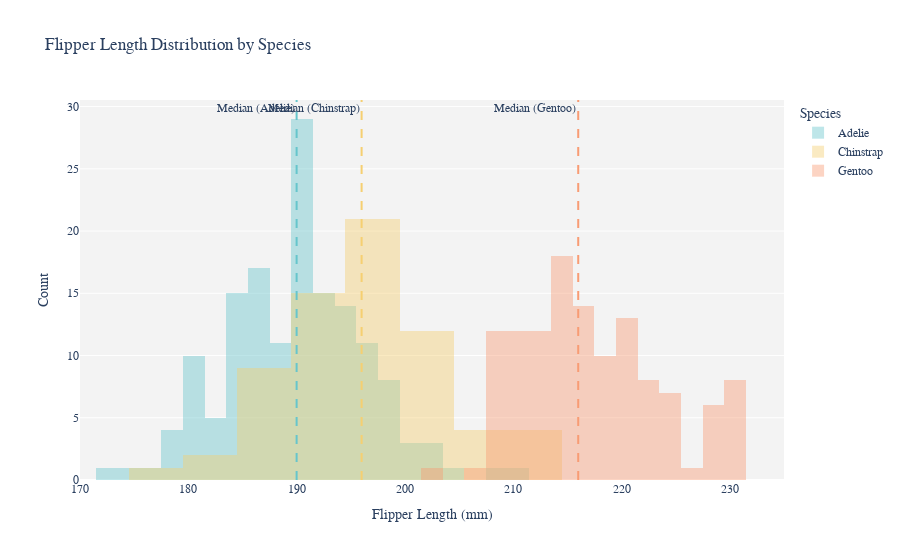

This figure's notebook cell:
### Markdown cell above
### Question 1

### Code cell
import plotly.graph_objects as go
import seaborn as sns
import pandas as pd
import numpy as np

# Load penguins dataset from seaborn
penguins = sns.load_dataset("penguins")

# Create a figure
fig = go.Figure()

# Define colors for each species
colors = {'Adelie': 'rgba(102, 197, 204, 0.6)', 
          'Chinstrap': 'rgba(246, 207, 113, 0.6)', 
          'Gentoo': 'rgba(248, 156, 116, 0.6)'}

# Loop through each species and add histograms and lines
for species in penguins['species'].unique():
    df_species = penguins[penguins['species'] == species]
    
    # Descriptive statistics
    median_val = df_species['flipper_length_mm'].median()

    # Add histogram for this species
    fig.add_trace(go.Histogram(
        x=df_species['flipper_length_mm'],
        name=species,
        marker_color=colors[species],
        opacity=0.7
    ))

    # Add median line
    fig.add_vline(x=median_val, 
                  line=dict(color=colors[species].replace('0.6', '1'), width=2, dash='dash'), 
                  annotation_text=f'Median ({species})', 
                  annotation_position="top left")

# Update layout
fig.update_layout(
    title="Flipper Length Distribution by Species",
    xaxis_title="Flipper Length (mm)",
    yaxis_title="Count",
    barmode='overlay',
    legend_title="Species",
    plot_bgcolor='rgba(240,240,240,0.8)',
    font=dict(family="Arial", size=12)
)

# Update x-axis
fig.update_xaxes(range=[170, 235])

# Show figure
fig.show()

### Figure 1 — Plotly figure (JSON) as saved in the notebook; plotly's stock layout.template omitted (floating-point values rounded to 4 significant figures; data arrays with more than 128 entries replaced by an {"elided": "..."} marker saying what was removed)
{"data": [{"marker": {"color": "rgba(102, 197, 204, 0.6)"}, "name": "Adelie", "opacity": 0.7, "type": "histogram", "x": {"elided": "152 int values"}}, {"marker": {"color": "rgba(246, 207, 113, 0.6)"}, "name": "Chinstrap", "opacity": 0.7, "type": "histogram", "x": [192, 196, 193, 188, 197, 198, 178, 197, 195, 198, 193, 194, 185, 201, 190, 201, 197, 181, 190, 195, 181, 191, 187, 193, 195, 197, 200, 200, 191, 205, 187, 201, 187, 203, 195, 199, 195, 210, 192, 205, 210, 187, 196, 196, 196, 201, 190, 212, 187, 198, 199, 201, 193, 203, 187, 197, 191, 203, 202, 194, 206, 189, 195, 207, 202, 193, 210, 198]}, {"marker": {"color": "rgba(248, 156, 116, 0.6)"}, "name": "Gentoo", "opacity": 0.7, "type": "histogram", "x": [211, 230, 210, 218, 215, 210, 211, 219, 209, 215, 214, 216, 214, 213, 210, 217, 210, 221, 209, 222, 218, 215, 213, 215, 215, 215, 216, 215, 210, 220, 222, 209, 207, 230, 220, 220, 213, 219, 208, 208, 208, 225, 210, 216, 222, 217, 210, 225, 213, 215, 210, 220, 210, 225, 217, 220, 208, 220, 208, 224, 208, 221, 214, 231, 219, 230, 214, 229, 220, 223, 216, 221, 221, 217, 216, 230, 209, 220, 215, 223, 212, 221, 212, 224, 212, 228, 218, 218, 212, 230, 218, 228, 212, 224, 214, 226, 216, 222, 203, 225, 219, 228, 215, 228, 216, 215, 210, 219, 208, 209, 216, 229, 213, 230, 217, 230, 217, 222, 214, null, 215, 222, 212, 213]}], "layout": {"annotations": [{"showarrow": false, "text": "Median (Adelie)", "x": 190, "xanchor": "right", "xref": "x", "y": 1, "yanchor": "top", "yref": "y domain"}, {"showarrow": false, "text": "Median (Chinstrap)", "x": 196, "xanchor": "right", "xref": "x", "y": 1, "yanchor": "top", "yref": "y domain"}, {"showarrow": false, "text": "Median (Gentoo)", "x": 216, "xanchor": "right", "xref": "x", "y": 1, "yanchor": "top", "yref": "y domain"}], "barmode": "overlay", "font": {"family": "Arial", "size": 12}, "legend": {"title": {"text": "Species"}}, "plot_bgcolor": "rgba(240,240,240,0.8)", "shapes": [{"line": {"color": "rgba(102, 197, 204, 1)", "dash": "dash", "width": 2}, "type": "line", "x0": 190, "x1": 190, "xref": "x", "y0": 0, "y1": 1, "yref": "y domain"}, {"line": {"color": "rgba(246, 207, 113, 1)", "dash": "dash", "width": 2}, "type": "line", "x0": 196, "x1": 196, "xref": "x", "y0": 0, "y1": 1, "yref": "y domain"}, {"line": {"color": "rgba(248, 156, 116, 1)", "dash": "dash", "width": 2}, "type": "line", "x0": 216, "x1": 216, "xref": "x", "y0": 0, "y1": 1, "yref": "y domain"}], "title": {"text": "Flipper Length Distribution by Species"}, "xaxis": {"range": [170, 235], "title": {"text": "Flipper Length (mm)"}}, "yaxis": {"title": {"text": "Count"}}}}
